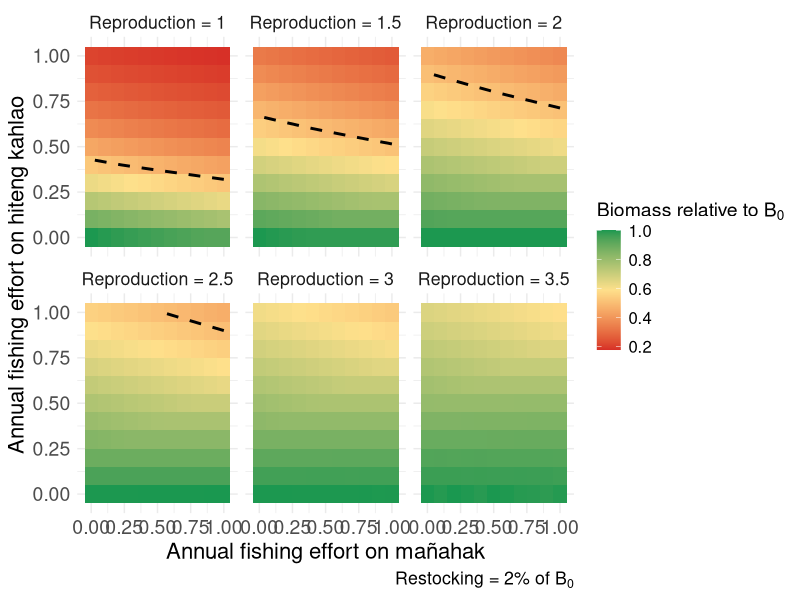

R code for this plot:
library(tidyverse)
library(viridis)

# Parameters
burn_in_time <- 100  # Define burn-in period of 100 timesteps
time_steps <- 200 

#juvenile_survival_rate <- 1 - ((0.429 * 2) / 2)
#subadult_survival_rate <- 1 - ((0.429 * 1.5) / 2)
#adult_survival_rate <- 1 - (0.429 / 2)
#mortality
juvenile_mortality <- 0.9 / 2
subadult_mortality <- 0.54 / 2
adult_mortality <- 0.33 / 2
juvenile_survival_rate <- 1 - juvenile_mortality
subadult_survival_rate <- 1 - subadult_mortality
adult_survival_rate <-  1 - adult_mortality

juvenile_to_subadult_rate <- 1
subadult_to_adult_rate <- 0.5

#reproduction_rate <- 2
#reproduction_rate_2 <- 1.5

carrying_capacity <- 68
time_steps <- 500

# Parameter ranges
fishing_effort_values <- seq(0, 0.5, by = 0.05)

# Define the range of restocking mortality rates
restocking_mortality_rate <- 0.2
reproduction_rates <- seq(1, 3.5, by = 0.5)
#reproduction_rates_2 <- reproduction_rates * 0.75

#restocking scenario
restocked_juveniles = 1

#Current fishing for burn in
F_current_instantaneous <- 0.09
F_current_discrete <- (1 - exp(-F_current_instantaneous))/2
F_current_discrete_juv <- 0.01





run_simulation <- function(F_adults, F_juveniles, restocked_juveniles, reproduction_rate, burn_in_time = 100) {
  juvenile_population <- 10
  subadult_population <- 10
  adult_population <- 10
  
  # Store population over time
  population_over_time <- numeric(time_steps)
 # restocked_dagge_values <- numeric(time_steps)  # To store restocked dagge values
  
  for (t in 1:time_steps) {
    if (t <= burn_in_time) {
      # Burn-in period with zero fishing and zero restocking
      # Try burn in with "current" fishing
      F_adults_current <- F_current_discrete #0
      F_juveniles_current <- F_current_discrete_juv #0
      restocking <- 0
    } else {
      # Post burn-in period with specified fishing and restocking
      F_adults_current <- F_adults
      F_juveniles_current <- F_juveniles
      restocking <- restocked_juveniles
    }
    
    if (t %% 2 == 0) {
      current_reproduction_rate <- reproduction_rate
    } else {
      current_reproduction_rate <- reproduction_rate * 0.75
    }
    
    total_population <- juvenile_population + subadult_population + adult_population
    new_juveniles <- adult_population * current_reproduction_rate * (1 - total_population / carrying_capacity)
    surviving_juveniles <- juvenile_population * juvenile_survival_rate * (1 - F_juveniles_current)
    new_subadults <- juvenile_population * juvenile_to_subadult_rate
    surviving_subadults <- subadult_population * subadult_survival_rate
    new_adults <- subadult_population * subadult_to_adult_rate
    surviving_adults <- adult_population * adult_survival_rate * (1 - F_adults_current)
    
    if (t %% 2 == 0) {
      juvenile_population <- max(0, new_juveniles + surviving_juveniles - new_subadults - restocking)
      restocked_dagge <- restocking + (2.35 * (1 - restocking / carrying_capacity))
      
      #restocked_dagge_values[t] <- restocked_dagge  # Store restocked dagge value
      subadult_population <- max(0, new_subadults + surviving_subadults - new_adults + restocked_dagge)
    } else {
      juvenile_population <- max(0, new_juveniles + surviving_juveniles - new_subadults)
      subadult_population <- max(0, new_subadults + surviving_subadults - new_adults)
    }
    
    adult_population <- max(0, new_adults + surviving_adults)
    
    # Store total population at each timestep
    total_population <- juvenile_population + subadult_population + adult_population
    population_over_time[t] <- total_population 
    avg_population_last_20 <- mean(population_over_time[(time_steps - 19):time_steps])
    
  }
  
  # Calculate the average restocked dagge for the last 20 timesteps
  # Return the average of the last 20 timesteps and the average restocked dagge
  return(avg_population_last_20)
}






# Sensitivity analysis loop
all_results <- data.frame()

for (reproduction_rate in reproduction_rates) {
  # Create a dataframe to store results for this restocking mortality rate
  sensitivity_results <- expand.grid(
    F_adults = fishing_effort_values,
    F_juveniles = fishing_effort_values
  ) %>%
    mutate(
      Avg_Total_Population = 0
    )
  
  # Reference population with zero fishing effort
  reference_population <- run_simulation(
    F_adults = 0,
    F_juveniles = 0,
    restocked_juveniles = 1,
    reproduction_rate = reproduction_rate,
    burn_in_time = 100
  )
  
  # Sensitivity analysis loop
  for (i in seq_len(nrow(sensitivity_results))) {
    sensitivity_results$Avg_Total_Population[i] <- run_simulation(
      F_adults = sensitivity_results$F_adults[i],
      F_juveniles = sensitivity_results$F_juveniles[i],
      restocked_juveniles = 1,
      reproduction_rate = reproduction_rate,
      burn_in_time = 100
    )
  }
  
  # Normalize by the reference population
  sensitivity_results <- sensitivity_results %>%
    mutate(
      Relative_Population = Avg_Total_Population / reference_population,
      Reproduction_Rate = reproduction_rate
    )
  
  # Combine results for all restocking mortality rates
  all_results <- bind_rows(all_results, sensitivity_results)
}

# Custom labeller function for restocking mortality
reproduction_labeller <- function(values) {
  paste("Reproduction =", values)
}

restocked_juveniles / reference_population

# Update the code to use this custom labeller
figure5<-ggplot(all_results, aes(x = F_juveniles*2, y = F_adults*2, fill = Relative_Population)) +
  geom_tile() +
  geom_contour(
    aes(z = Relative_Population), 
    breaks = 0.5, 
    color = "black", 
    linetype = "dashed", 
    linewidth = 1
  ) +
  facet_wrap(
    ~Reproduction_Rate, 
    labeller = labeller(Reproduction_Rate = function(values) reproduction_labeller(values))
  ) +
  scale_fill_gradientn(
    colors = c("#d73027", "#fee08b", "#1a9850"), # Color-blind friendly palette
    name = bquote("Biomass relative to"~B[0]),
  ) +
  labs(
    x = "Annual fishing effort on mañahak",
    y = "Annual fishing effort on hiteng kahlao",
    caption = bquote("Restocking = 2% of"~B[0]),
  ) +
  theme_minimal() +
  theme(
    text = element_text(size = 16),
    plot.title = element_text(size = 16),
    axis.title = element_text(size = 16),
    axis.text = element_text(size = 14),
    legend.title = element_text(size = 14),
    legend.text = element_text(size = 12)
  )


ggsave("~/Desktop/rabbitfish_figure5.png", figure5, width=10, height=8, bg="transparent")
